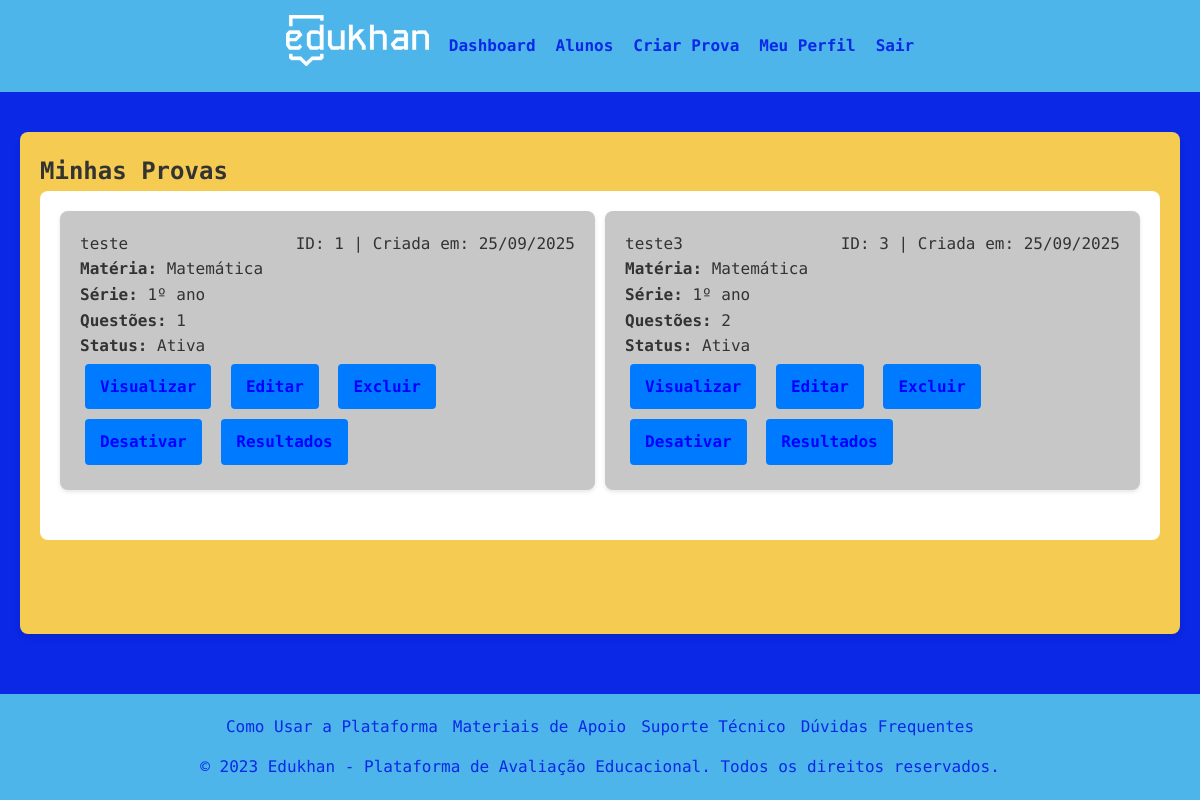
Before: /professores/gerenciar_provas.php (signed in) with the older database file.
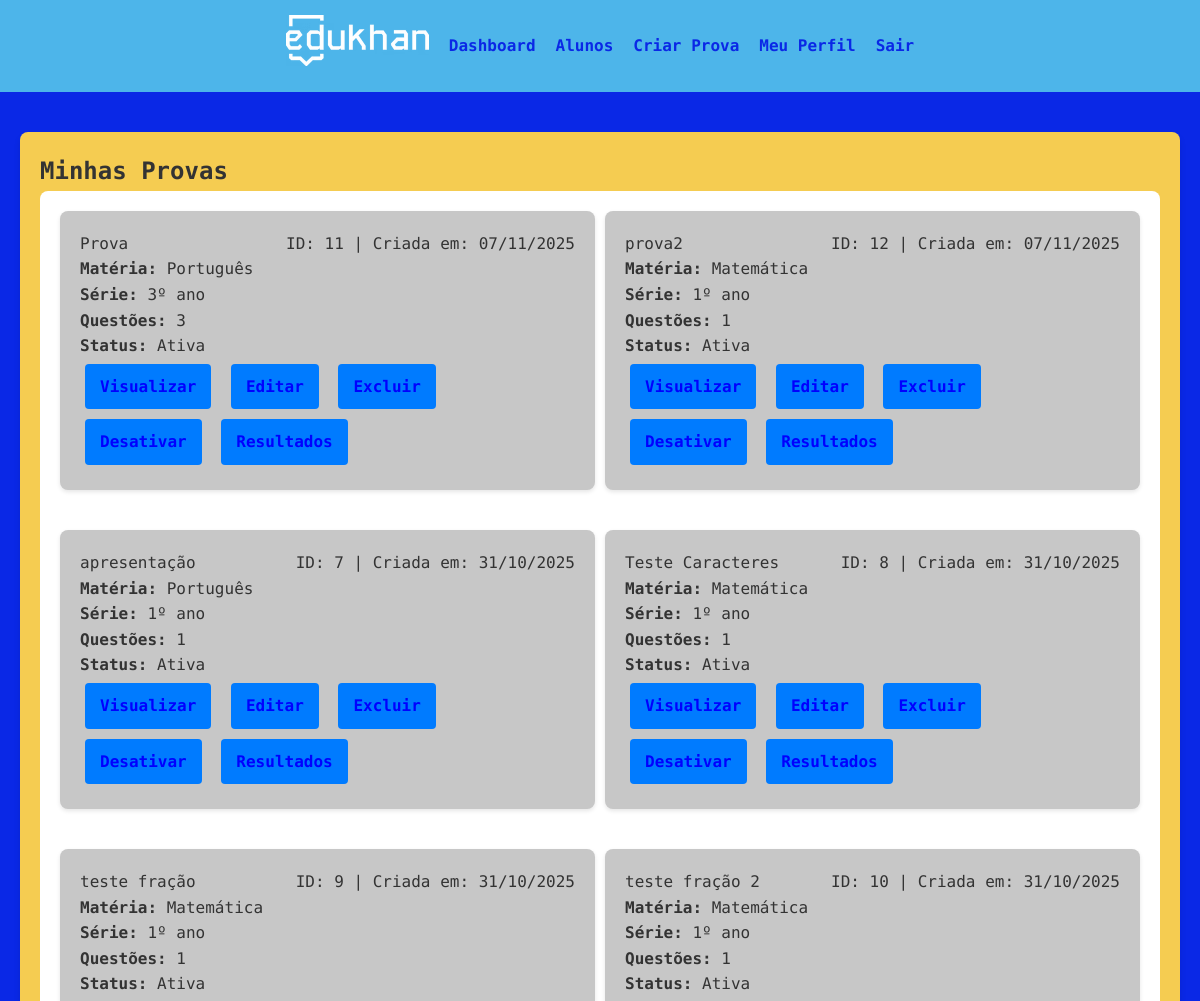
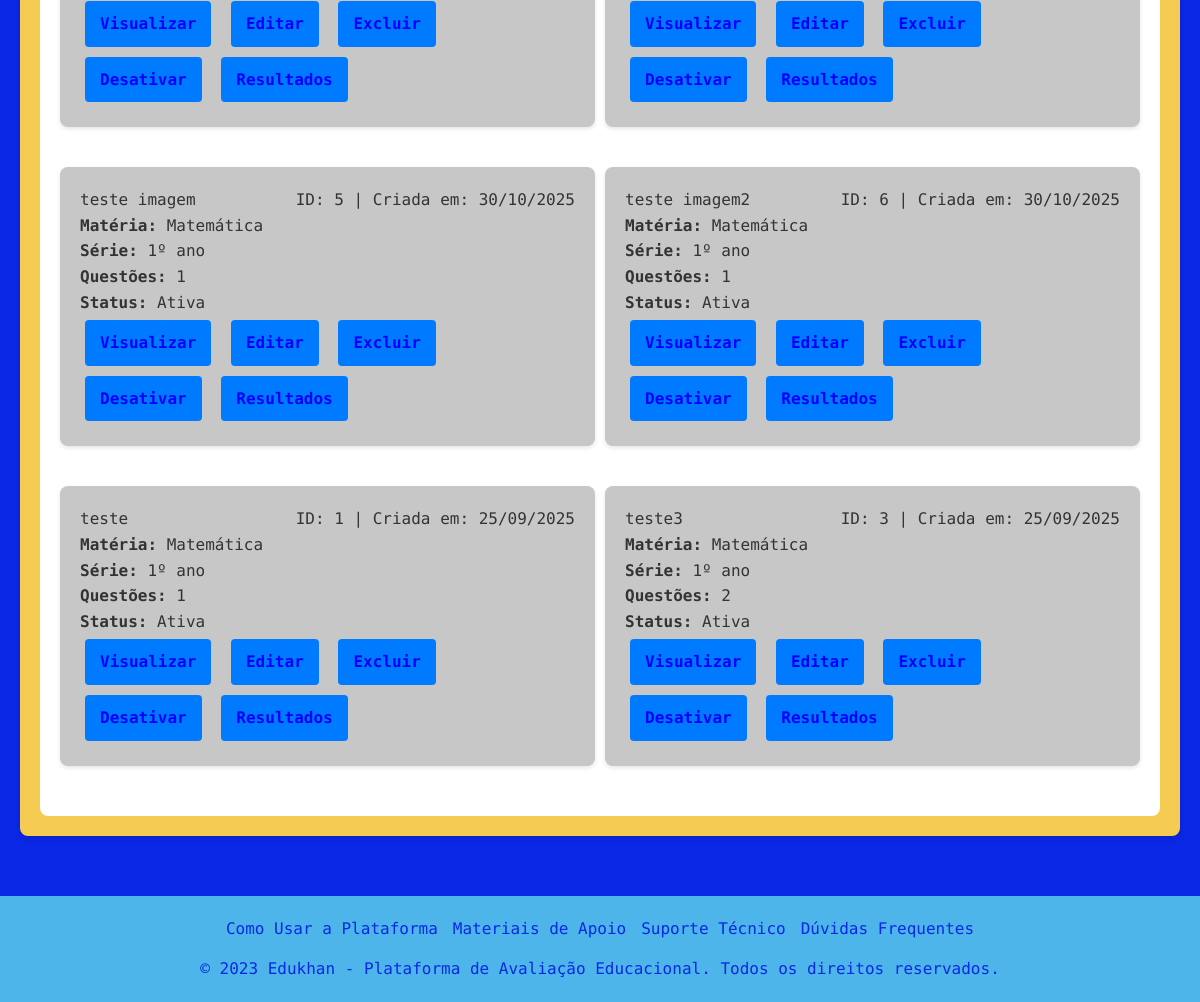
After: the same page with the newer database file (2 pictures, top to bottom).
### tables this page shows
CREATE TABLE `provas` (
  `idProvas` int(11) NOT NULL,
  `titulo` varchar(45) DEFAULT NULL,
  `materia` varchar(45) NOT NULL,
  `numero_questoes` int(11) NOT NULL,
  `conteudo` longtext NOT NULL CHECK (json_valid(`conteudo`)),
  `serie_destinada` varchar(45) NOT NULL,
  `data_criacao` varchar(45) NOT NULL DEFAULT 'CURRENT_TIMESTAMP()',
  `Professor_idProfessor` int(11) NOT NULL,
  `ativa` tinyint(1) NOT NULL DEFAULT 1
);

### professores/gerenciar_provas.php (the view, shortened to what this page needs)
<?php
$host = "localhost";
$user = "root";
$password = "SenhaIrada@2024!";
$database = "projeto_residencia";
$conectar = mysqli_connect($host, $user, $password, $database);
$professor_id = $_SESSION["idProfessor"];
$sql_provas = "SELECT * FROM Provas WHERE Professor_idProfessor = $professor_id ORDER BY data_criacao DESC";
$resultado_provas = mysqli_query($conectar, $sql_provas);
?>
<!DOCTYPE html>
<html lang="pt-br">
<head>
    <link rel="stylesheet" href="../css/style.css">
    <link rel="stylesheet" href="https://cdn.jsdelivr.net/npm/katex@0.16.9/dist/katex.min.css">
</head>
<body>
    <header>
        <nav>
            <div class="logo">
                <img src="../img/LOGOTIPO 1.avif" alt="logo">
            </div>
            <ul class="nav-links">
                <li><a href="dashboard_professor.php">Dashboard</a></li>
                <li><a href="gerenciar_alunos.php">Alunos</a></li>
                <li><a href="criar_prova.php">Criar Prova</a></li>
                <li><a href="perfil_professor.php">Meu Perfil</a></li>
                <li><a href="../logout.php">Sair</a></li>
            </ul>
        </nav>
    </header>
    <main>
        <article class="gerenciar-provas-container">
            <h1>Minhas Provas</h1>
            <div class="provas-container">
                <?php if (mysqli_num_rows($resultado_provas) > 0): ?>
                    <?php while ($prova = mysqli_fetch_assoc($resultado_provas)):
                        $conteudo = json_decode($prova['conteudo'], true);
                        $num_questoes = is_array($conteudo) ? count($conteudo) : 0;
                    ?>
                        <div class="prova-card">
                            <div class="prova-header">
                                <div class="prova-title"><?php echo htmlspecialchars($prova['titulo']); ?></div>
                                <div>
                                    ID: <?php echo $prova['idProvas']; ?> |
                                    Criada em: <?php echo date('d/m/Y', strtotime($prova['data_criacao'])); ?>
                                </div>
                            </div>
                            <div class="prova-details">
                                <p><strong>Matéria:</strong> <?php echo htmlspecialchars($prova['materia']); ?></p>
                                <p><strong>Série:</strong> <?php echo htmlspecialchars($prova['serie_destinada']); ?></p>
                                <p><strong>Questões:</strong> <?php echo $num_questoes; ?></p>
                                <?php
                                    $ativa = isset($prova['ativa']) ? $prova['ativa'] : 0;
                                ?>
                                <p><strong>Status:</strong>
                                    <span>
                                        <?php echo $ativa ? 'Ativa' : 'Inativa'; ?>
                                    </span>
                                </p>
                            </div>
                            <div class="prova-actions">
                                <a href="visualizar_prova.php?id=<?php echo $prova['idProvas']; ?>" class="btn btn-visualizar">Visualizar</a>
                                <a href="editar_prova.php?id=<?php echo $prova['idProvas']; ?>" class="btn btn-editar">Editar</a>
                                <a href="../includes/excluir_prova.php?id=<?php echo $prova['idProvas']; ?>"
                                   class="btn btn-excluir"
                                   onclick="return confirm('Tem certeza que deseja excluir esta prova?')">Excluir</a>
                                <?php if ($ativa): ?>
                                                <a href="../includes/desativar_prova.php?id=<?php echo $prova['idProvas']; ?>" class="btn">Desativar</a>
                                <?php else: ?>
                                                <a href="../includes/ativar_prova.php?id=<?php echo $prova['idProvas']; ?>" class="btn">Ativar</a>
                                <?php endif; ?>
                                          <a href="resultados_prova.php?id=<?php echo $prova['idProvas']; ?>" class="btn">Resultados</a>
                            </div>
                        </div>
                    <?php endwhile; ?>
                <?php endif; ?>
            </div>
        </article>
    </main>
    <footer>
        <div class="footer-content">
            <ul class="footer-links">
                <li><a href="#">Como Usar a Plataforma</a></li>
                <li><a href="#">Materiais de Apoio</a></li>
                <li><a href="#">Suporte Técnico</a></li>
                <li><a href="#">Dúvidas Frequentes</a></li>
            </ul>
            <p class="copyright">© 2023 Edukhan - Plataforma de Avaliação Educacional. Todos os direitos reservados.</p>
        </div>
    </footer>
</body>
</html>

### css/style.css (style rules this page uses)
* { margin: 0; padding: 0; box-sizing: border-box; }
html, body { height: 100%; font-family: Arial, Helvetica, sans-serif; line-height: 1.6; color: #333; background: #f5f7fa; }
body { display: grid; grid-template-rows: auto 1fr auto; font-family: 'Kode Mono', monospace; }
header { background: rgb(77, 181, 234); padding: 15px 30px; }
nav { display: flex; justify-content: center; align-items: center; gap: 20px; }
.logo { font-size: 1.5rem; font-weight: bold; color: #ecf0f1; }
.logo img { object-fit: cover; width: 143px; height: 51px; }
.nav-links { list-style: none; display: flex; gap: 20px; }
.nav-links a { color: rgb(10, 40, 230); text-decoration: none; font-weight: bold; transition: color 0.3s; }
footer { background: rgb(77, 181, 234); padding: 20px; }
.footer-content { max-width: 1000px; margin: auto; text-align: center; }
.footer-links { list-style: none; display: flex; justify-content: center; flex-wrap: wrap; gap: 15px; margin-bottom: 15px; }
.footer-links a { color: rgb(10, 40, 230); text-decoration: none; transition: color 0.3s; }
.copyright { color: rgb(10, 40, 230); }
main { padding: 40px 20px; display: flex; justify-content: center; background-color: rgb(10, 40, 230); }
.prova-card { background-color: rgb(199, 199, 199); border-radius: 8px; padding: 20px; box-shadow: 0 2px 4px rgba(0, 0, 0, 0.1); margin-bottom: 30px; }
.gerenciar-provas-container { max-width: 1200px; margin: 0 auto; background: rgb(245, 204, 81); padding: 20px; border-radius: 8px; margin-bottom: 20px; box-shadow: 0 4px 6px rgba(0, 0, 0, 0.1); }
.provas-container { display: grid; grid-template-columns: repeat(2, 1fr); gap: 10px; background-color: white; padding: 20px; border-radius: 8px; }
.prova-actions a { color: blue; text-decoration: none; font-weight: 600; }
.btn { display: inline-block; padding: 10px 15px; margin: 5px; background: #007bff; color: white; text-decoration: none; border-radius: 4px; border: none; cursor: pointer; }
.prova-header { display: flex; justify-content: space-between; align-items: center; flex-wrap: wrap; }

Changed rows visible on the page:
added provas: titulo "Prova", idProvas "11", data_criacao "07/11/2025", materia "Português", serie_destinada "3º ano", conteudo "3", ativa "Ativa"
added provas: titulo "prova2", idProvas "12", data_criacao "07/11/2025", materia "Matemática", serie_destinada "1º ano", conteudo "1", ativa "Ativa"
added provas: titulo "apresentação", idProvas "7", data_criacao "31/10/2025", materia "Português", serie_destinada "1º ano", conteudo "1", ativa "Ativa"
added provas: titulo "Teste Caracteres", idProvas "8", data_criacao "31/10/2025", materia "Matemática", serie_destinada "1º ano", conteudo "1", ativa "Ativa"
added provas: titulo "teste fração", idProvas "9", data_criacao "31/10/2025", materia "Matemática", serie_destinada "1º ano", conteudo "1", ativa "Ativa"
added provas: titulo "teste fração 2", idProvas "10", data_criacao "31/10/2025", materia "Matemática", serie_destinada "1º ano", conteudo "1", ativa "Ativa"
added provas: titulo "teste imagem", idProvas "5", data_criacao "30/10/2025", materia "Matemática", serie_destinada "1º ano", conteudo "1", ativa "Ativa"
added provas: titulo "teste imagem2", idProvas "6", data_criacao "30/10/2025", materia "Matemática", serie_destinada "1º ano", conteudo "1", ativa "Ativa"
